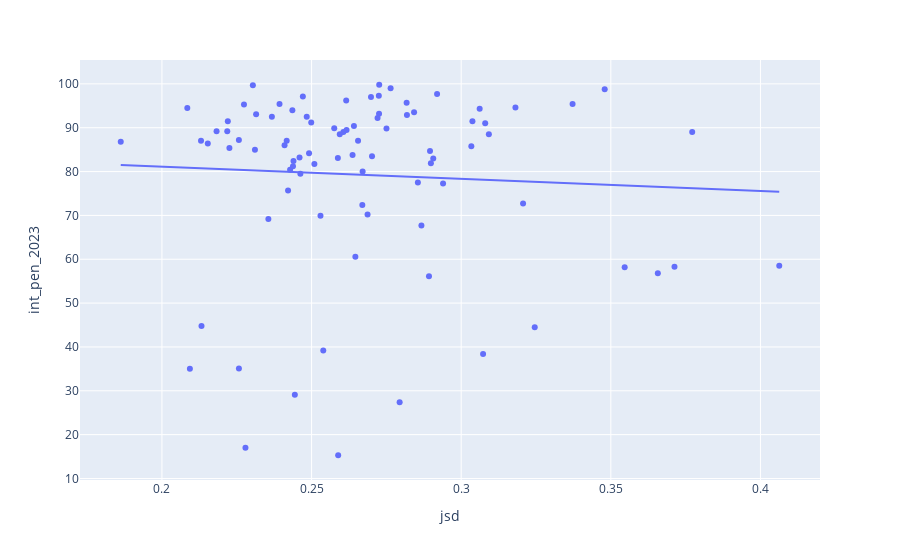

Notebook source saved alongside this figure:
### Code cell
import plotly.express as px

px.scatter(df, x='jsd', y='int_pen_2023', trendline='ols')

# Fail!
